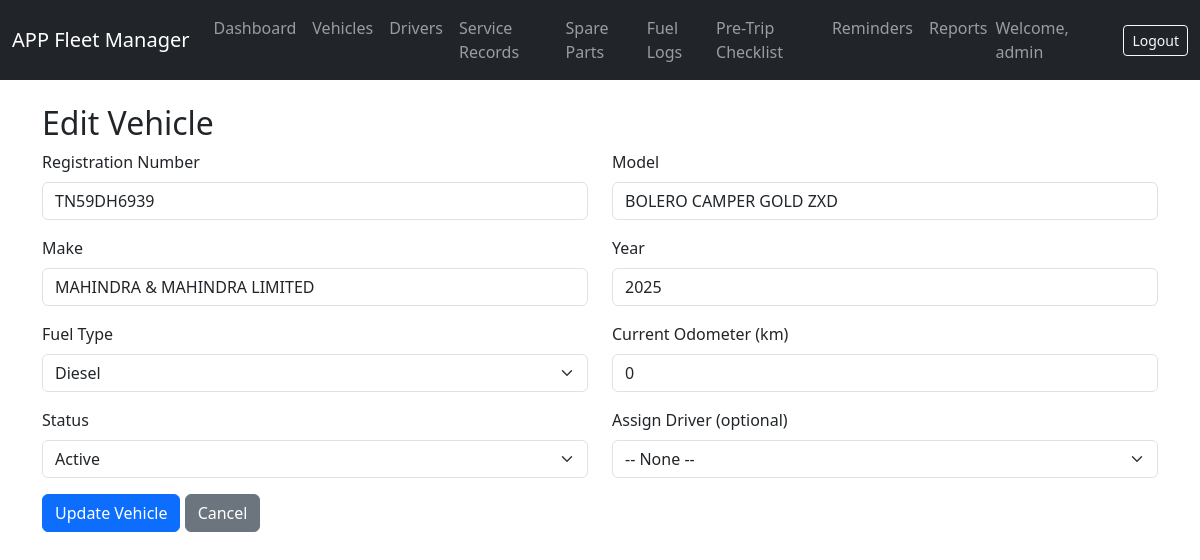
The page /edit_vehicle.php?id=3 (signed in) on the database its author committed.
### tables this page shows
CREATE TABLE `vehicles` (
  `id` int(11) NOT NULL,
  `registration_number` varchar(20) NOT NULL,
  `model` varchar(50) DEFAULT NULL,
  `make` varchar(50) DEFAULT NULL,
  `year` int(11) DEFAULT NULL,
  `fuel_type` enum('Petrol','Diesel','Electric','Hybrid') DEFAULT NULL,
  `odometer` int(11) DEFAULT 0,
  `status` enum('active','inactive','maintenance') DEFAULT 'active',
  `driver_id` int(11) DEFAULT NULL,
  `created_at` timestamp NOT NULL DEFAULT current_timestamp()
);

### edit_vehicle.php (the view, shortened to what this page needs)
<?php include 'header.php';
$id = $_GET['id'] ?? 0;
$stmt = $pdo->prepare("SELECT * FROM vehicles WHERE id = ?");
$stmt->execute([$id]);
$vehicle = $stmt->fetch();
?>
<h2>Edit Vehicle</h2>
<form method="post">
    <div class="row">
        <div class="col-md-6 mb-3">
            <label for="registration_number" class="form-label">Registration Number</label>
            <input type="text" class="form-control" id="registration_number" name="registration_number" value="<?= htmlspecialchars($vehicle['registration_number']) ?>" required>
        </div>
        <div class="col-md-6 mb-3">
            <label for="model" class="form-label">Model</label>
            <input type="text" class="form-control" id="model" name="model" value="<?= htmlspecialchars($vehicle['model']) ?>" required>
        </div>
        <div class="col-md-6 mb-3">
            <label for="make" class="form-label">Make</label>
            <input type="text" class="form-control" id="make" name="make" value="<?= htmlspecialchars($vehicle['make']) ?>" required>
        </div>
        <div class="col-md-6 mb-3">
            <label for="year" class="form-label">Year</label>
            <input type="number" class="form-control" id="year" name="year" value="<?= htmlspecialchars($vehicle['year']) ?>">
        </div>
        <div class="col-md-6 mb-3">
            <label for="fuel_type" class="form-label">Fuel Type</label>
            <select class="form-select" id="fuel_type" name="fuel_type">
                <option <?= $vehicle['fuel_type']=='Diesel'?'selected':'' ?>>Diesel</option>
            </select>
        </div>
        <div class="col-md-6 mb-3">
            <label for="odometer" class="form-label">Current Odometer (km)</label>
            <input type="number" class="form-control" id="odometer" name="odometer" value="<?= htmlspecialchars($vehicle['odometer']) ?>">
        </div>
        <div class="col-md-6 mb-3">
            <label for="status" class="form-label">Status</label>
            <select class="form-select" id="status" name="status">
                <option value="active" <?= $vehicle['status']=='active'?'selected':'' ?>>Active</option>
            </select>
        </div>
        <div class="col-md-6 mb-3">
            <label for="driver_id" class="form-label">Assign Driver (optional)</label>
            <select class="form-select" id="driver_id" name="driver_id">
                <option value="">-- None --</option>
            </select>
        </div>
    </div>
    <button type="submit" class="btn btn-primary">Update Vehicle</button>
    <a href="vehicles.php" class="btn btn-secondary">Cancel</a>
</form>
<?php include 'footer.php'; ?>

### rows shown on the page
vehicles: registration_number "TN59DH6939", model "BOLERO CAMPER GOLD ZXD", make "MAHINDRA & MAHINDRA LIMITED", year "2025", fuel_type "Diesel", odometer "0", status "Active"

### other values the page prints
$_SESSION['username'] "admin"
